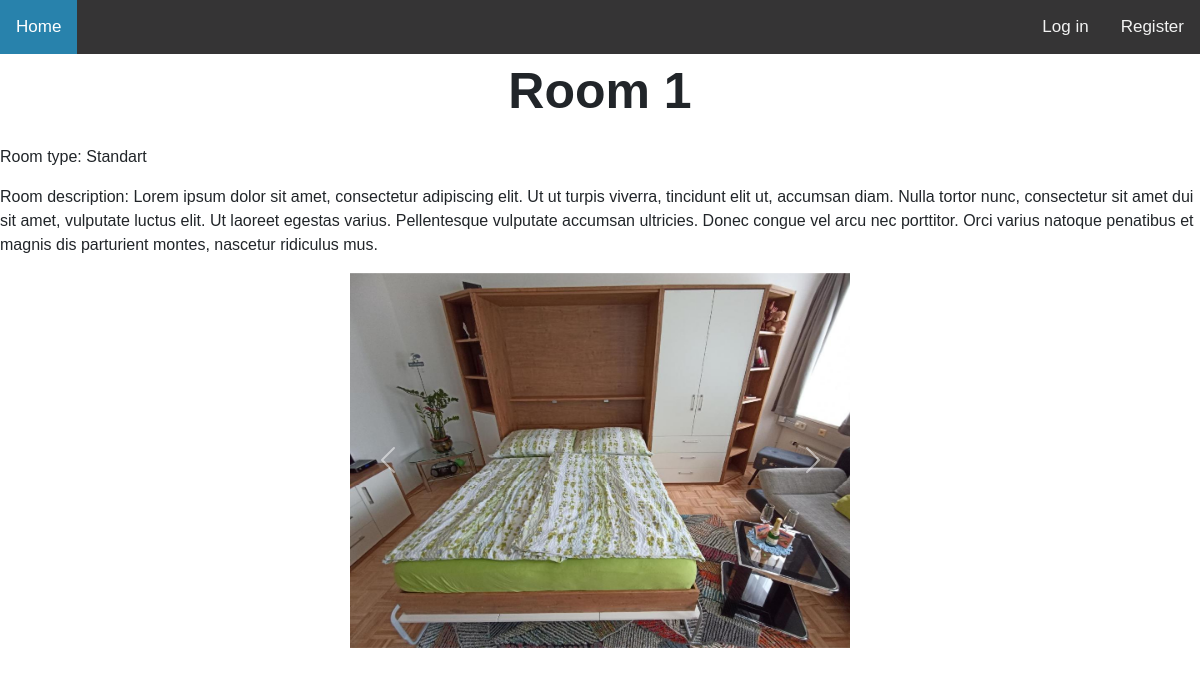
The page /room/1/ on the database its author committed.
### appname/models.py (models this page shows, shortened)
class Room(models.Model):
    number = models.IntegerField()
    room_type = models.CharField(max_length=20)
    description = models.TextField()
    hotel = models.ForeignKey(Hotel, on_delete=models.CASCADE, related_name='rooms')

class Image_room(models.Model):
    room = models.ForeignKey(Room, on_delete=models.CASCADE, related_name='images')
    image = models.ImageField(upload_to='static/images/')
    description = models.CharField(max_length=50, blank=True)

### appname/views.py (the view)
# urls.py: path('room/<int:room_id>/', views.room_page, name='room_page'),
def room_page(request, room_id):
    room = Room.objects.get(id=room_id)
    images = room.images.all()
    context={
        "room":room,
        'images':images,
    }
    return render(
            request,
            template_name="room_page.html",
            context=context
    )

### templates/room_page.html (shortened to what this page needs)
<!DOCTYPE html>
<html>
<head>
    <link href="https://cdn.jsdelivr.net/npm/bootstrap@5.3.3/dist/css/bootstrap.min.css" rel="stylesheet">
    {%load static%}
</head>
<body style="font-family: 'Trebuchet MS', sans-serif;">
    {%include 'header.html' %}
    <div>
    <p style="text-align: center;font-size: 50px;font-weight: 600;">Room {{room.number}}</p>
    </div>
    <p>Room type: {{room.room_type}}</p>
    <p>Room description: {{room.description}}</p>
    <div id="carouselExample" class="carousel slide"  style="max-width: 500px;max-height: 500px;margin: auto;">
      <div class="carousel-inner">
        {%for image in images%}
        <div class="carousel-item {% if forloop.first %}active{% endif %}">
          <img src="{{ image.image.url }}" class="d-block w-100" alt="{{image.description}}">
        </div>
        {%endfor%}
      </div>
      <button class="carousel-control-prev" type="button" data-bs-target="#carouselExample" data-bs-slide="prev">
        <span class="carousel-control-prev-icon" aria-hidden="true"></span>
      </button>
      <button class="carousel-control-next" type="button" data-bs-target="#carouselExample" data-bs-slide="next">
        <span class="carousel-control-next-icon" aria-hidden="true"></span>
      </button>
    </div>
</body>
</html>

### rows shown on the page
Room: number "1", room_type "Standart", description "Lorem ipsum dolor sit amet, consectetur adipiscing elit. Ut ut turpis viverra, tincidunt elit ut, accumsan diam. Nulla tortor nunc, consectetur sit amet dui sit amet, vulputate luctus elit. Ut laoreet egestas varius. Pellentesque vulputate accumsan ultricies. Donec congue vel arcu nec porttitor. Orci varius natoque penatibus et magnis dis parturient montes, nascetur ridiculus mus."
Image_room: image (picture)
